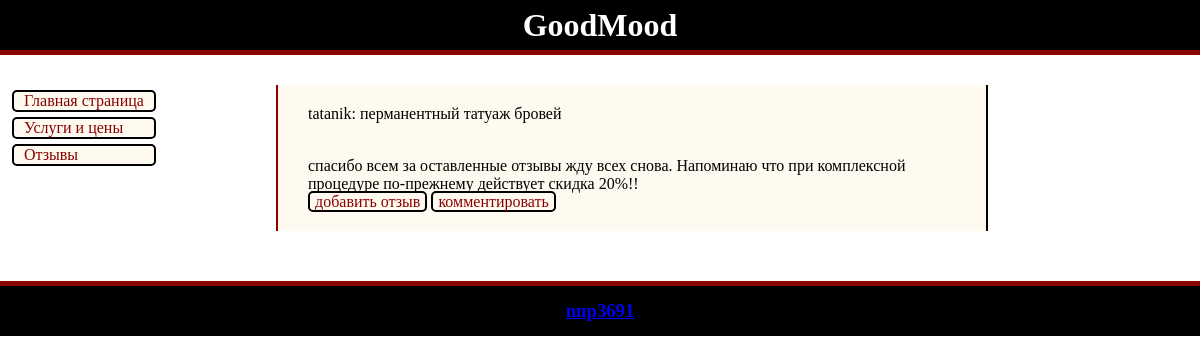
/comment/, run on the app's committed database.
### blog/models.py (models this page shows, shortened)
class Comment(models.Model):
    title = models.CharField(max_length=255, verbose_name='Заголовок')
    slug = models.SlugField(max_length=255, unique=True, db_index=True, verbose_name='URL')
    content = models.TextField(blank=True, verbose_name='Текст статьи')
    time_create = models.DateTimeField(auto_now=True, verbose_name='Время создания')
    is_published = models.BooleanField(default=True, verbose_name='Опубликовать')
    person_comment = models.ForeignKey('users.CustomUser', on_delete=models.DO_NOTHING, verbose_name='Клиент')
    class Meta:
        verbose_name = 'Комментарий'
        verbose_name_plural = 'Комментарии'
        ordering = ['id']
    ordering = ['title', 'time_create']

### users/models.py (models this page shows, shortened)
class CustomUser(AbstractUser):
    pass

### blog/views.py (the view)
# urls.py: path('comment/', Comment.as_view(), name='comment'),
class Comment(ListView):
    model = Comment
    template_name = 'blog/comment.html'
    context_object_name = 'comm'
    def get_context_data(self, *, object_list=None, **kwargs):
        context = super().get_context_data(**kwargs)
        context['menu'] = menu
        context['title'] = 'Отзывы'
        return context

### blog/templates/blog/comment.html
{% extends 'blog/base.html' %}
{% block content %}
{% for c in comm %}
<p>{{c.person_comment}}: {{c.title}}</p>
<br>{{c.content}}
{% endfor %}
<br><a href="#">добавить отзыв</a>
<a href="#">комментировать</a>
{% endblock content %}

### blog/static/blog/css/blog.css (style rules this page uses)
* { margin: 0; padding: 0; }
body { background: white; }
#content p { padding-block-end: 2.5%; }
#content a { background: floralwhite; border: 2px solid black; padding: 0 5px; cursor: pointer; margin-top: 5px; border-radius: 5px; text-decoration: none; color: darkred; }

### data on the page
Comment: person_comment "tatanik", title "перманентный татуаж бровей", content "спасибо всем за оставленные отзывы жду всех снова. Напоминаю что при комплексной процедуре по-прежнему действует скидка 20%!!"

### other printed values
{{ m.title }} "Главная страница" "Услуги и цены" "Отзывы"
